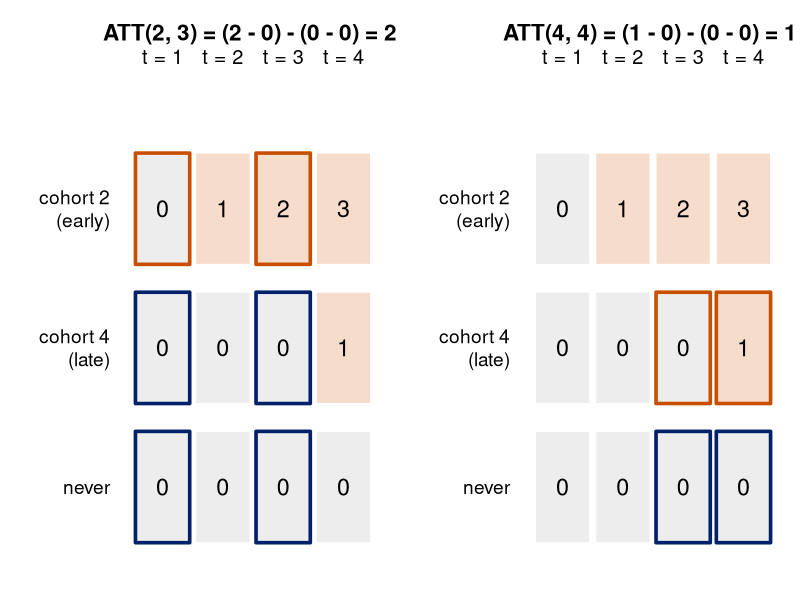

Write R code to recreate this figure.
## Week 10 -- Callaway-Sant'Anna on the staggered toy (figs/w10_toy_staggered.R): every ATT(g,t) by hand,
## and a picture of two blocks. Cohort g = the units that start treatment in period g.
## Toy: untreated outcome 0; cohort 2 ("early") effects 1, 2, 3; cohort 4 ("late") effect 1; one never-treated unit.
##   Rscript figs/w10_cs_blocks.R   (from the week folder; writes figs/cs_blocks.pdf)
Y <- rbind(early = c(0, 1, 2, 3), late = c(0, 0, 0, 1), never = c(0, 0, 0, 0))
G <- c(early = 2, late = 4, never = Inf)
att <- function(g, t) {                       # baseline g - 1; controls = not yet treated at t (incl. never)
  tr <- names(G)[G == g]; ct <- names(G)[G > t]
  mean(Y[tr, t] - Y[tr, g - 1]) - mean(Y[ct, t] - Y[ct, g - 1])
}
blocks <- data.frame(g = c(2, 2, 2, 4), t = c(2, 3, 4, 4))
blocks$controls <- sapply(blocks$t, function(t) paste(names(G)[G > t], collapse = "+"))
blocks$att <- mapply(att, blocks$g, blocks$t)
print(blocks); cat("simple average:", mean(blocks$att), "\n")

blue <- rgb(1, 33, 105, maxColorValue = 255); orange <- rgb(200, 78, 0, maxColorValue = 255)
draw <- function(g, t, title) {
  plot(NA, xlim = c(0.3, 4.6), ylim = c(0.4, 3.9), axes = FALSE, xlab = "", ylab = "", main = title)
  for (i in 1:3) for (s in 1:4) {
    treated <- s >= G[i]
    rect(s - 0.45, 4 - i - 0.4, s + 0.45, 4 - i + 0.4, col = if (treated) "#F6DCCB" else "gray93", border = "white")
    text(s, 4 - i, Y[i, s], cex = 1.4)
  }
  ct <- which(G > t); tr <- which(G == g)
  for (s in c(g - 1, t)) {
    for (i in tr) rect(s - 0.45, 4 - i - 0.4, s + 0.45, 4 - i + 0.4, border = orange, lwd = 3.5)
    for (i in ct) rect(s - 0.45, 4 - i - 0.4, s + 0.45, 4 - i + 0.4, border = blue, lwd = 3.5)
  }
  axis(3, at = 1:4, labels = paste0("t = ", 1:4), tick = FALSE, line = -1.2, cex.axis = 1.2)
  axis(2, at = 3:1, labels = c("cohort 2\n(early)", "cohort 4\n(late)", "never"), las = 1, tick = FALSE,
       cex.axis = 1.15, line = -1)
}
pdf("figs/cs_blocks.pdf", width = 9, height = 2.9, family = "Times")
par(mfrow = c(1, 2), mar = c(0.5, 5.5, 3.2, 0.5), cex.main = 1.35)
draw(2, 3, "ATT(2, 3) = (2 - 0) - (0 - 0) = 2")
draw(4, 4, "ATT(4, 4) = (1 - 0) - (0 - 0) = 1")
dev.off()

## ---- covariates inside one block (hypothetical): X = South. True effect 1 for every cohort unit.
## Untreated change: South +4, non-South +2. Cohort g: 3 South, 1 non-South. Controls: 1 South, 3 non-South.
blk <- data.frame(cohort = c(1, 1, 1, 1, 0, 0, 0, 0), south = c(1, 1, 1, 0, 1, 0, 0, 0))
blk$dy <- ifelse(blk$south == 1, 4, 2) + blk$cohort * 1
unadj <- mean(blk$dy[blk$cohort == 1]) - mean(blk$dy[blk$cohort == 0])
m0 <- tapply(blk$dy[blk$cohort == 0], blk$south[blk$cohort == 0], mean)             # controls' change by X
or <- mean(blk$dy[blk$cohort == 1]) - mean(m0[as.character(blk$south[blk$cohort == 1])])
e <- ave(blk$cohort, blk$south)                                                     # Pr(cohort | X)
w <- (e / (1 - e))[blk$cohort == 0]
ipw <- mean(blk$dy[blk$cohort == 1]) - weighted.mean(blk$dy[blk$cohort == 0], w)
cat("\ncovariate block: cohort change", mean(blk$dy[blk$cohort == 1]), "; controls' change", mean(blk$dy[blk$cohort == 0]),
    "\n unadjusted", unadj, "; outcome regression", or, "; IPW", ipw,
    "; control weights (South, non-South):", unique(round(w, 3)), "\n")
